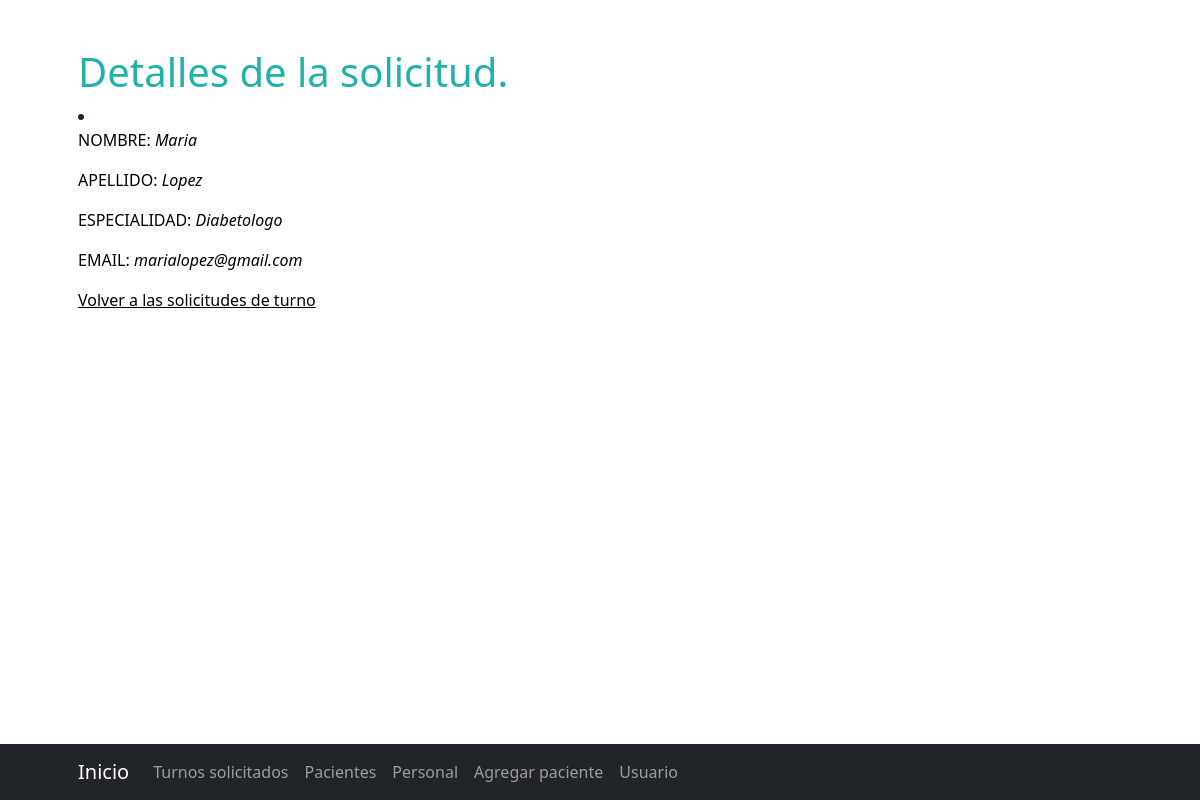
The app's page /tsolicitado_detalle/19 (signed in) with its own data.
### appClinica/models.py (models this page shows, shortened)
class solicitud_turno(models.Model):
    nombre = models.CharField(max_length=40)
    apellido = models.CharField(max_length=40)
    especialidad = models.CharField(max_length=40)
    email = models.CharField(max_length=40)

### appClinica/views.py (the view)
# urls.py: path('tsolicitado_detalle/<pk>', detalleTsolicitud.as_view(), name='tsolicitado_detalle'),
class detalleTsolicitud(LoginRequiredMixin, DetailView):
    model = solicitud_turno
    template_name = "appClinica/tsolicitud_detalle.html"

### appClinica/templates/appClinica/tsolicitud_detalle.html
{% extends "appClinica/inicio.html" %}
{% load static %}
{% block titulo %}
    <h1 style="color:lightseagreen" class="mt-5"> Detalles de la solicitud. </h1>
{% endblock %}
{% block principal %}
    <li>
        <p style="color:black"> NOMBRE: <i>{{solicitud_turno.nombre}}</i> </p>
        <p style="color:black"> APELLIDO: <i>{{solicitud_turno.apellido}}</i> </p>
        <p style="color:black"> ESPECIALIDAD: <i>{{solicitud_turno.especialidad}}</i> </p>
        <p style="color:black"> EMAIL: <i>{{solicitud_turno.email}}</i> </p>
    </li>
    <p style="color:black">
        <a style="color:black" href="{% url 'tsolicitado' %}"> Volver a las solicitudes de turno</a>
    </p>
{% endblock %}
{% block barra %}
    <li class="nav-item active"><a class="nav-link" href="{% url 'tsolicitado' %}">Turnos solicitados</a></li>
    <li class="nav-item"><a class="nav-link" href="{% url 'pacientes' %}">Pacientes</a></li>
    <li class="nav-item"><a class="nav-link" href="{% url 'personal' %}">Personal</a></li>
    <li class="nav-item"><a class="nav-link" href="{% url 'agregarpaciente' %}">Agregar paciente</a></li>
    <li class="nav-item"><a class="nav-link" href="{% url 'usuario' %}">Usuario</a></li>
{% endblock %}

### records on screen
solicitud_turno: nombre "Maria", apellido "Lopez", especialidad "Diabetologo", email "marialopez@gmail.com"
